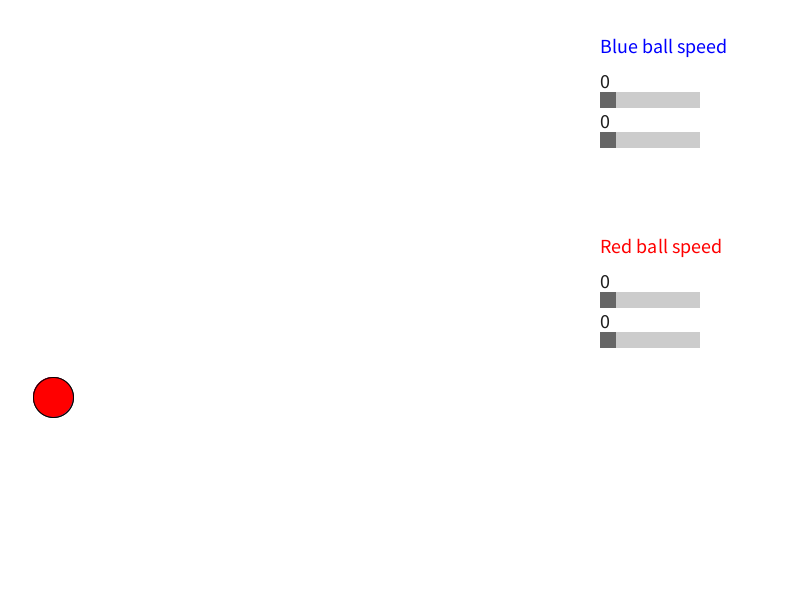
Frame 1 (no input)
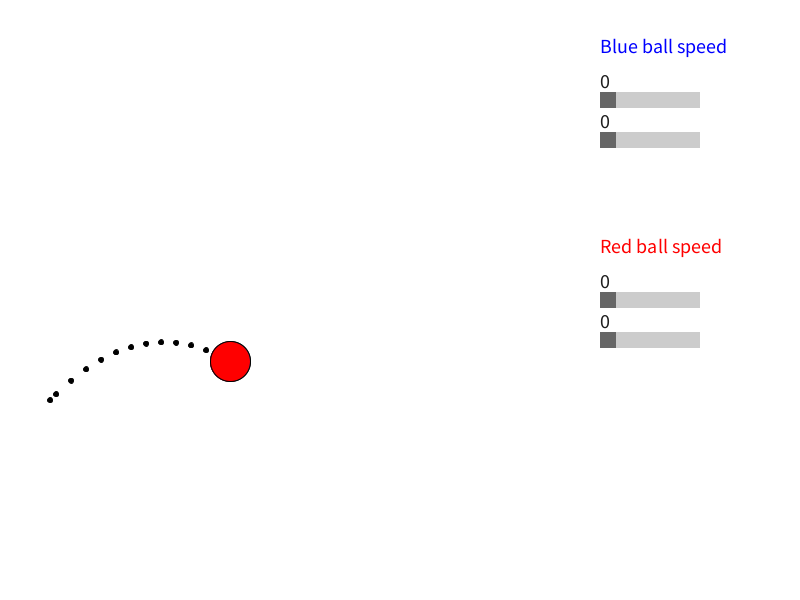
Frame 60 (the mouse pressed at the canvas centre just before this capture)
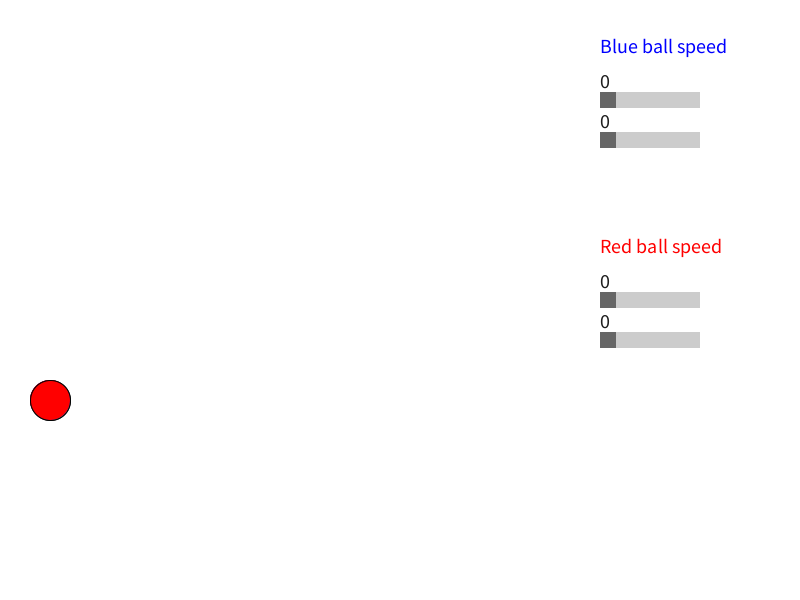
Frame 120 (the mouse held since frame 60 and released just before this capture)

The Processing sketch that drew these frames (run headless with seeded random() and noise(); from frame 60 on, the mouse is pressed at the canvas centre):

// Processing sketch: TirParabolic
// ── TirParabolic.pde

int SCREEN_WIDTH = 800;
int SCREEN_HEIGHT = 600;

PVector gravity = new PVector(0, -0.08);
PVector initialSpeed_m1 = new PVector(3, 3);
PVector initialSpeed_m2 = new PVector(3, 3);
PVector initialPosition = new PVector(0, 0);
Mover m1 = new Mover();
Mover m2 = new Mover();

ScrollbarPanel scrollbarPanel;


void setup() {

  //Frame settings
  size(200, 300);
  surface.setSize(SCREEN_WIDTH, SCREEN_HEIGHT);

  //Render settinf
  background(255, 255, 255);
  surface.setLocation(100, 100);

  //Set initial speed
  m1.speed.set(initialSpeed_m1);
  m2.speed.set(initialSpeed_m2);

  m2.moverColor.set(255, 0, 0);

  scrollbarPanel = new ScrollbarPanel();
}

void draw() {
  translate(0, SCREEN_HEIGHT);
  background(255, 255, 255);

  m1.applyForce(gravity);
  m1.updateAnalytical();
  m1.display();

  m2.applyForce(gravity);
  m2.updateNumerical();
  m2.display();

  scrollbarPanel.update();
  scrollbarPanel.display();

  if (m1.position.y < (int)0 && m2.position.y < (int)0 
    || m1.position.x > (int)SCREEN_WIDTH && m2.position.x > (int)SCREEN_WIDTH
    || m1.position.y < (int)0 && m2.position.x > (int)SCREEN_WIDTH
    || m1.position.x > (int)SCREEN_WIDTH && m2.position.y < (int)0) {
    resetConditions();
  }
}

void resetConditions() {
  m1.reset();
  m1.speed.set(scrollbarPanel.getSpeedM1());
  m2.reset();
  m2.speed.set(scrollbarPanel.getSpeedM2());
}

// ── Mover.pde
class Mover {
  private float mover_radius = 40;

  public PVector initialPosition = new PVector(50, 200);

  public PVector position;
  public PVector speed;
  public PVector acceleration;

  public float mass;

  public TracePoint[] trace;

  private float previousTime;
  private float time_offset = 70;

  public PVector moverColor;

  public Mover() {
    this.mass = 1;
    position = new PVector().set(initialPosition);
    speed = new PVector(0, 0);
    acceleration = new PVector(0, 0);

    trace = new TracePoint[1];
    trace[0] = new TracePoint(position);
    previousTime = millis();

    moverColor = new PVector(0, 0, 255);
  }


  public void applyForce(PVector force) {
    acceleration.add(PVector.div(force, mass));
  }

  public void updateAnalytical() {
    position.add(speed);
    speed.add(acceleration);

    //We reset the acceleration
    acceleration.set(0, 0);

    setTracePoint();
  }

  public void updateNumerical() {

    position.x = position.x + speed.x;
    position.y = position.y + speed.y + 1/2*acceleration.y;

    speed.x = speed.x;
    speed.y = speed.y + acceleration.y;

    //We reset the acceleration
    acceleration.set(0, 0);

    setTracePoint();
  }

  private void setTracePoint() {
    float currentTime  = millis();
    if (currentTime - previousTime > time_offset) {
      previousTime = currentTime;
      TracePoint newTracePoint = new TracePoint(position);
      trace = (TracePoint[])append(trace, newTracePoint);
    }
  }

  public void display() {

    for (int i = 0; i < trace.length; i++) trace[i].display();

    stroke(5);
    fill (moverColor.x, moverColor.y, moverColor.z);
    ellipse(position.x, -position.y, mover_radius, mover_radius);
  }

  public void reset() {
    position.set(initialPosition);
    speed.set(0, 0);
    acceleration.set(0, 0);
    trace = new TracePoint[1];
    trace[0] = new TracePoint(position);
  }
}

// ── Scrollbar.pde
class Scrollbar {
  int swidth, sheight;    // width and height of bar
  float xpos, ypos;       // x and y position of bar
  float spos, newspos;    // x position of slider
  float sposMin, sposMax; // max and min values of slider
  int loose;              // how loose/heavy
  boolean over;           // is the mouse over the slider?
  boolean locked;
  float ratio;

  Scrollbar (float xp, float yp, int sw, int sh, int l) {
    swidth = sw;
    sheight = sh;
    //int widthtoheight = sw - sh;
    int widthtoheight = 1000;
    ratio = (float)sw / (float)widthtoheight;
    xpos = xp;
    ypos = yp-sheight/2;
    spos = xpos ;//+ swidth/2 - sheight/2;
    newspos = spos;
    sposMin = xpos;
    sposMax = xpos + swidth - sheight;
    loose = l;
  }

  void update() {
    if (overEvent()) {
      over = true;
    } else {
      over = false;
    }
    if (mousePressed && over) {
      locked = true;
    }
    if (!mousePressed) {
      locked = false;
    }
    if (locked) {
      newspos = constrain(mouseX-sheight/2, sposMin, sposMax);
    }
    if (abs(newspos - spos) > 1) {
      spos = spos + (newspos-spos)/loose;
    }
  }

  float constrain(float val, float minv, float maxv) {
    return min(max(val, minv), maxv);
  }

  boolean overEvent() {
    if (mouseX > xpos && mouseX < xpos+swidth &&
      mouseY-SCREEN_HEIGHT > ypos && mouseY-SCREEN_HEIGHT < ypos+sheight) {
      return true;
    } else {
      return false;
    }
  }

  void display() {
    println((spos-xpos) * ratio);
    noStroke();
    fill(30);
    float b = (spos-xpos) * ratio;
    text( str((int)b), xpos, ypos-5);
    fill(204);
    rect(xpos, ypos, swidth, sheight);
    if (over || locked) {
      fill(0, 0, 0);
    } else {
      fill(102, 102, 102);
    }
    rect(spos, ypos, sheight, sheight);
  }

  float getPos() {

    // Convert spos to be values between
    // 0 and 8
    return (int)((spos-xpos) * ratio);
  }
}

// ── ScrollbarPanel.pde
class ScrollbarPanel {

  private Scrollbar speed_x_m1;
  private Scrollbar speed_y_m1;
  private Scrollbar speed_x_m2;
  private Scrollbar speed_y_m2;

  public ScrollbarPanel() {
    float scrollbarSeparation = 40;
    float scrollbarGroupSeparation = 200;
    speed_x_m1 = new Scrollbar(600, -500, 100, 16, 1);
    speed_y_m1 = new Scrollbar(600, -500+scrollbarSeparation, 100, 16, 1);

    speed_x_m2 = new Scrollbar(600, -500+scrollbarGroupSeparation, 100, 16, 1);
    speed_y_m2 = new Scrollbar(600, -500+scrollbarSeparation+scrollbarGroupSeparation, 100, 16, 1);
  }

  public void update() {
    speed_x_m1.update();
    speed_y_m1.update();
    speed_x_m2.update();
    speed_y_m2.update();
  }

  public void display() {
    textSize(20);
    fill(0, 0, 255);
    text("Blue ball speed", speed_x_m1.xpos, speed_x_m1.ypos-40);
    speed_x_m1.display();
    speed_y_m1.display();

    textSize(20);
    fill(255, 0, 0);
    text("Red ball speed", speed_x_m2.xpos, speed_x_m2.ypos-40);
    speed_x_m2.display();
    speed_y_m2.display();
  }

  public PVector getSpeedM1() {
    return new PVector(speed_x_m1.getPos(), speed_y_m1.getPos());
  }
  public PVector getSpeedM2() {
    return new PVector(speed_x_m2.getPos(), speed_y_m2.getPos());
  }
}

// ── TracePoint.pde
class TracePoint {

  public float tracePoint_radius = 5;
  public PVector position;

  public TracePoint(PVector position) {
    this.position = new PVector(0, 0);
    this.position.set(position);
  }

  public void display() {
    fill(0, 0, 0);
    ellipse(position.x, -position.y, tracePoint_radius, tracePoint_radius);
  }
}
